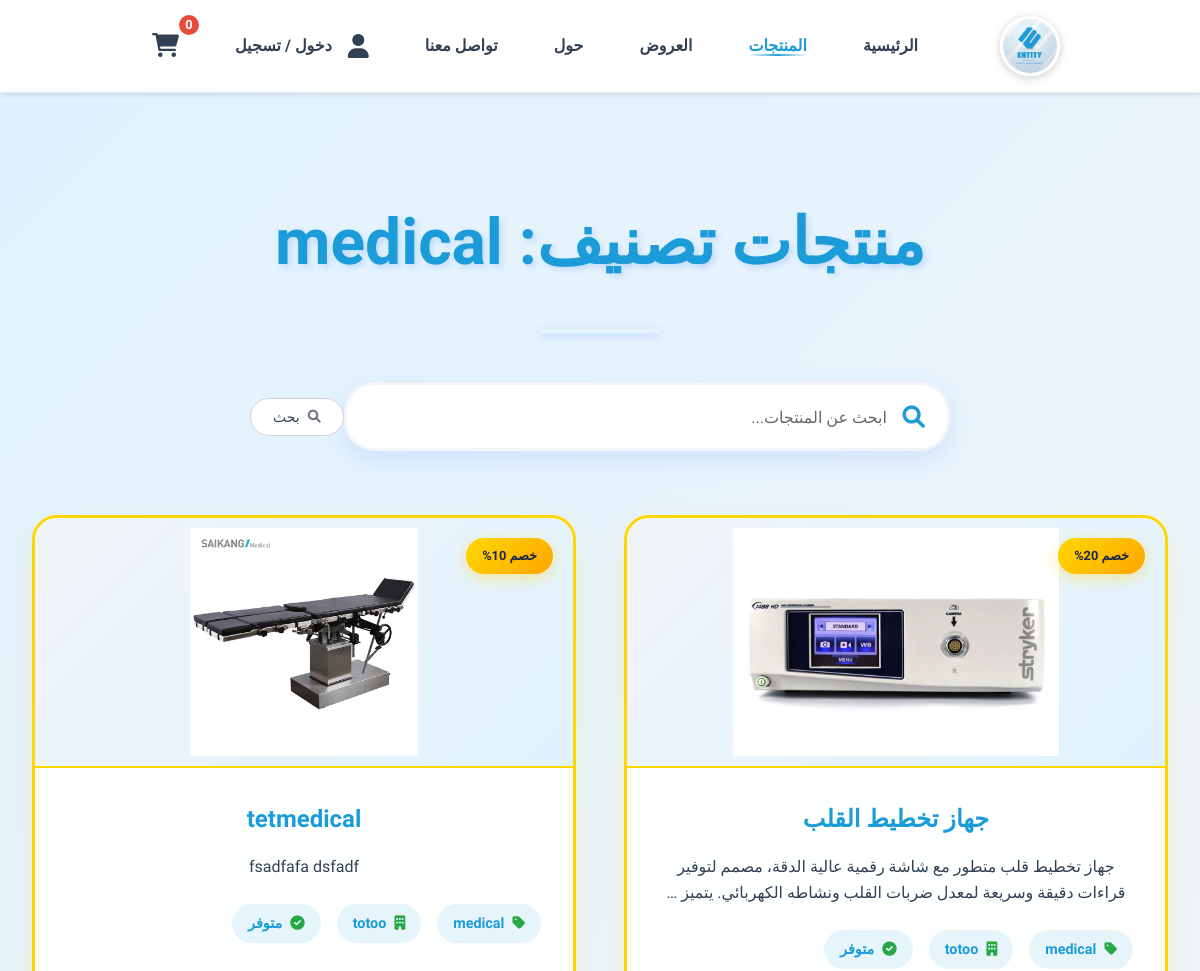
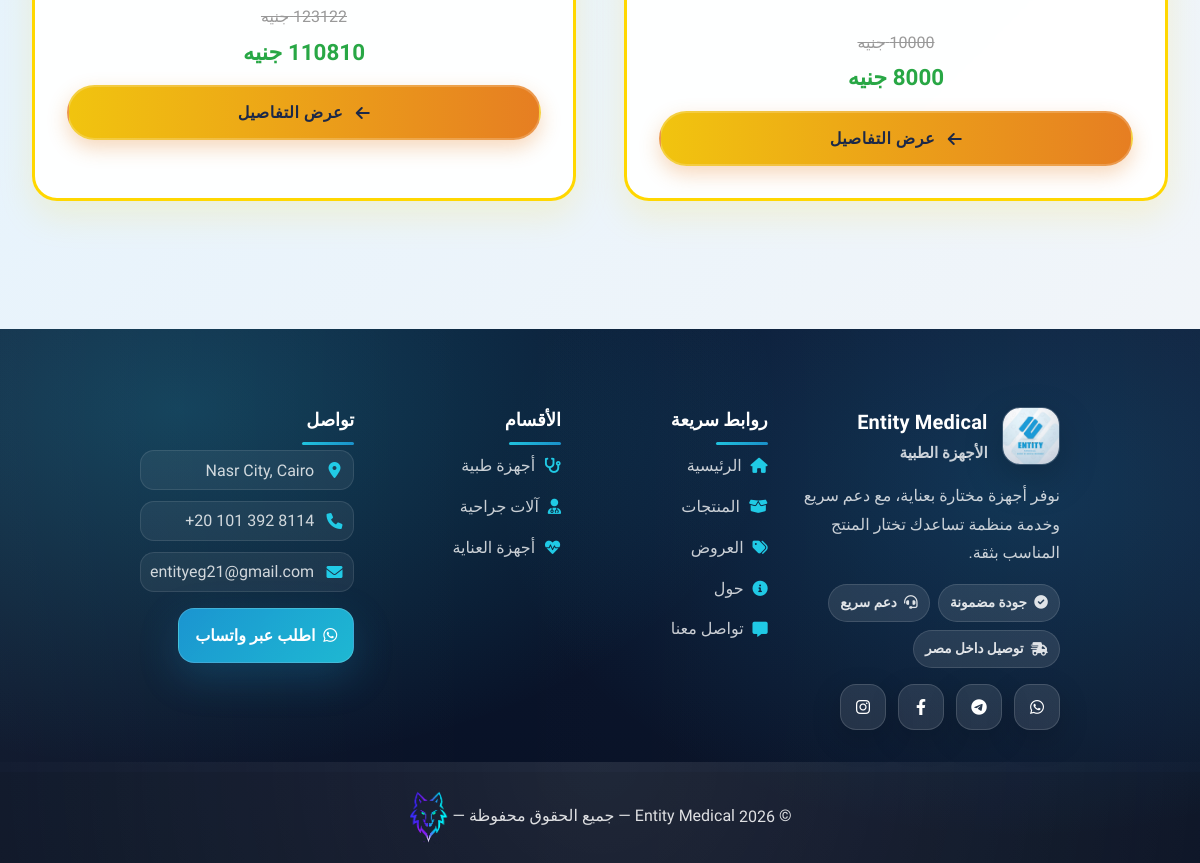
The app's page /products/category/medical/ with its own data (2 pictures, top to bottom).
### products/models.py (models this page shows, shortened)
class Category(models.Model):
    name = models.CharField(max_length=200, verbose_name='اسم الفئة')
    slug = models.SlugField(unique=True, allow_unicode=True)
    description = models.TextField(blank=True, verbose_name='الوصف')
    icon = models.CharField(max_length=50, default='fas fa-medkit', verbose_name='أيقونة')
    order = models.IntegerField(default=0, verbose_name='الترتيب')
    is_active = models.BooleanField(default=True, verbose_name='نشط')
    created_at = models.DateTimeField(auto_now_add=True)
    class Meta:
        verbose_name = 'فئة'
        verbose_name_plural = 'الفئات'
        ordering = ['order', 'name']

class Product(models.Model):
    category = models.ForeignKey(Category, on_delete=models.CASCADE, related_name='products')
    subcategory = models.ForeignKey(SubCategory, on_delete=models.SET_NULL, null=True, blank=True)
    brand = models.ForeignKey(Brand, on_delete=models.SET_NULL, null=True, blank=True)
    name = models.CharField(max_length=255, verbose_name='اسم المنتج')
    slug = models.SlugField(unique=True, allow_unicode=True)
    description = models.TextField(verbose_name='الوصف')
    specifications = models.TextField(blank=True, verbose_name='المواصفات')
    price = models.DecimalField(max_digits=10, decimal_places=2, verbose_name='السعر')
    discount_percentage = models.IntegerField(
        default=0,
        validators=[MinValueValidator(0), MaxValueValidator(100)],
        verbose_name='نسبة الخصم %'
    )
    stock = models.IntegerField(default=0, verbose_name='المخزون')
    icon = models.CharField(max_length=50, default='fas fa-box', verbose_name='أيقونة')
    is_featured = models.BooleanField(default=False, verbose_name='منتج مميز')
    is_active = models.BooleanField(default=True, verbose_name='نشط')
    views = models.IntegerField(default=0, verbose_name='عدد المشاهدات')
    created_at = models.DateTimeField(auto_now_add=True)
    updated_at = models.DateTimeField(auto_now=True)
    class Meta:
        verbose_name = 'منتج'
        verbose_name_plural = 'المنتجات'
        ordering = ['-created_at']
    @property
    def final_price(self):
        if self.discount_percentage > 0:
            discount_amount = (self.price * self.discount_percentage) / 100
            return self.price - discount_amount
        return self.price

class ProductImage(models.Model):
    product = models.ForeignKey(Product, on_delete=models.CASCADE, related_name='images')
    image = models.ImageField(upload_to='products/', verbose_name='الصورة')
    is_primary = models.BooleanField(default=False, verbose_name='صورة رئيسية')
    order = models.IntegerField(default=0, verbose_name='الترتيب')
    class Meta:
        verbose_name = 'صورة منتج'
        verbose_name_plural = 'صور المنتجات'
        ordering = ['order']

class Brand(models.Model):
    name = models.CharField(max_length=200, verbose_name='اسم الشركة المصنعة')
    logo = models.ImageField(upload_to='brands/', blank=True, null=True)
    description = models.TextField(blank=True, verbose_name='الوصف')
    class Meta:
        verbose_name = 'شركة مصنعة'
        verbose_name_plural = 'الشركات المصنعة'

### products/views.py (the view)
# urls.py: re_path(r'^category/(?P<slug>[-\w\u0600-\u06FF]+)/$', views.category_products, name='category'),
def category_products(request, slug):
    category = get_object_or_404(Category, slug=slug, is_active=True)
    products = Product.objects.filter(category=category, is_active=True)
    context = {
        'category': category,
        'products': products,
    }
    return render(request, 'products/category.html', context)

### products/templates/products/category.html (shortened to what this page needs)
{% extends 'base.html' %}
{% load static %}
{% block content %}
<section class="products-section">
    <div class="products-container">
        <h1 class="section-title">منتجات تصنيف: {{ category.name }}</h1>
        <form method="GET" action="{% url 'products:home' %}" class="search-container">
            <i class="fas fa-search search-icon"></i>
            <input
                type="search"
                name="search"
                id="searchInput"
                placeholder="ابحث عن المنتجات..."
                value="{{ search_query }}"
                autocomplete="off"
                enterkeyhint="search"
            >
            <button type="submit" class="search-btn">
                <i class="fas fa-search"></i>
                بحث
            </button>
        </form>
        {% if products %}
        <div class="offers-grid">
            {% for product in products %}
            <div class="offer-card">
                {% if product.discount_percentage > 0 %}
                <div class="offer-badge">خصم {{ product.discount_percentage }}%</div>
                {% endif %}
                <div class="offer-image">
                    {% with primary_img=product.images.all|first %}
                        {% if primary_img %}
                            <img src="{{ primary_img.image.url }}" alt="{{ product.name }}">
                        {% elif product.brand.logo %}
                            <img src="{{ product.brand.logo.url }}" alt="{{ product.brand.name }}">
                        {% else %}
                            <i class="{{ product.icon }}"></i>
                        {% endif %}
                    {% endwith %}
                </div>
                <div class="offer-content">
                    <h3>{{ product.name }}</h3>
                    <p>{{ product.description|truncatewords:20 }}</p>
                    <div class="offer-features">
                        <span><i class="fas fa-tag"></i> {{ product.category.name }}</span>
                        {% if product.brand %}
                            <span><i class="fas fa-building"></i> {{ product.brand.name }}</span>
                        {% endif %}
                        {% if product.stock > 0 %}
                            <span><i class="fas fa-check-circle"></i> متوفر</span>
                        {% else %}
                            <span style="background: rgba(255,0,0,0.1); color: #dc3545;"><i class="fas fa-times-circle"></i> غير متوفر</span>
                        {% endif %}
                    </div>
                    {% if product.discount_percentage > 0 %}
                        <div style="margin:15px 0;">
                            <span style="text-decoration:line-through; color:#999; font-size:1rem;">{{ product.price|floatformat:0 }} جنيه</span>
                            <span style="color:#28a745; font-weight:800; font-size:1.4rem; display:block; margin-top:5px;">{{ product.final_price|floatformat:0 }} جنيه</span>
                        </div>
                    {% else %}
                        <div class="product-price">{{ product.price|floatformat:0 }} جنيه</div>
                    {% endif %}
                    <button class="offer-btn" onclick="window.location.href='{% url 'products:detail' slug=product.slug %}'">
                        <i class="fas fa-arrow-left"></i>
                        عرض التفاصيل
                    </button>
                </div>
            </div>
            {% endfor %}
        </div>
        {% endif %}
    </div>
</section>
{% endblock %}

### static/css/style.css (style rules this page uses)
* { margin: 0; padding: 0; box-sizing: border-box; font-family: 'Cairo', sans-serif; }
:root { --primary-color: #f8fafc; --secondary-color: #1B9BD8; --third-color: #1B2848; --fourth-color: #000000; --accent-color: #0ea5e9; --text-color: #334155; --light-blue: #e0f2fe; --very-light-blue: #f0f9ff; --border-color: #e2e8f0; --hover-color: #0284c7; }
body { background-color: var(--light-blue); color: var(--text-color); line-height: 1.6; overflow-x: hidden; width: 100%; }
.search-container { position: relative; margin: 2rem auto; display: flex; align-items: center; max-width: 600px; width: 100%; }
.search-icon { position: absolute; right: 20px; top: 50%; transform: translateY(-50%); color: var(--secondary-color); cursor: pointer; font-size: 1.3rem; transition: color 0.3s ease; }
#searchInput { padding: 15px 50px 15px 20px; border: 2px solid var(--border-color); border-radius: 30px; width: 100%; transition: all 0.3s ease; font-size: 1.1rem; background-color: white; color: var(--text-color); box-shadow: 0 2px 5px rgba(27, 155, 216, 0.08); }
#searchInput::placeholder { color: #666; font-size: 1rem; }
.section-title { text-align: center; color: var(--secondary-color); margin: 3rem auto; font-size: 3.5rem; font-weight: bold; position: relative; padding-bottom: 1.5rem; width: fit-content; }
.section-title::after { content: ''; position: absolute; bottom: 0; left: 50%; transform: translateX(-50%); width: 150px; height: 4px; background-color: var(--secondary-color); border-radius: 2px; }
:root { --brand-900: #081125; --brand-800: #0b1731; --brand-700: #0f2145; --primary-color: #ffffff; --secondary-color: #1B9BD8; --third-color: #0f172a; --fourth-color: #0b132b; --accent-color: #22d3ee; --text-color: #334155; --light-blue: #f1f5f9; --very-light-blue: #e0f2fe; --border-color: #e2e8f0; --hover-color: #0ea5e9; --surface: #ffffff; --surface-2: #f8fafc; --shadow-sm: 0 6px 18px rgba(15, 23, 42, .10); --shadow-md: 0 14px 40px rgba(15, 23, 42, .14); --shadow-lg: 0 22px 70px rgba(2, 8, 23, .22); --radius-sm: 12px; --radius-md: 16px; --radius-lg: 22px; --radius-xl: 28px; }
html { scroll-behavior: smooth; }
body { background: radial-gradient(1000px 700px at 15% 10%, rgba(34, 211, 238, .12), transparent 55%), radial-gradient(900px 700px at 85% 15%, rgba(27, 155, 216, .14), transparent 55%), linear-gradient(180deg, var(--light-blue), #ffffff 55%); color: var(--text-color); }
.feature-card, .product-card, .service-card, .offer-card, .value-item, .shortcut-card { opacity: 0; transform: translateY(14px); filter: blur(1px); transition: opacity .55s ease, transform .55s ease, filter .55s ease; will-change: transform, opacity; }
.feature-card.visible, .product-card.visible, .service-card.visible, .offer-card.visible, .value-item.visible, .shortcut-card.visible { opacity: 1; transform: translateY(0); filter: blur(0); }
.offer-card { animation-fill-mode: both; }

### static/css/about.css (style rules this page uses)
body { background-image: url('../images/image-4.jpg'); background-size: cover; background-position: center; background-attachment: fixed; background-repeat: no-repeat; }

### products/templates/products/category.html (style rules this page uses)
.search-btn { display: inline-flex; align-items: center; gap: 8px; padding: 10px 22px; font-size: 14px; font-weight: 500; color: #374151; background-color: #ffffff; border: 1px solid #d1d5db; border-radius: 999px; cursor: pointer; transition: all 0.25s ease; }
.search-btn i { font-size: 13px; color: #6b7280; }

### records on screen
Category: name "medical"
Product: discount_percentage "20", images.image (picture), name "جهاز تخطيط القلب", description "جهاز تخطيط قلب متطور مع شاشة رقمية عالية الدقة، مصمم لتوفير قراءات دقيقة وسريعة لمعدل ضربات القلب ونشاطه الكهربائي. يتميز …", category.name "medical", brand.name "totoo", stock "متوفر", price "10000"
Product: discount_percentage "10", images.image (picture), name "tetmedical", description "fsadfafa dsfadf", category.name "medical", brand.name "totoo", stock "متوفر", price "123122"
